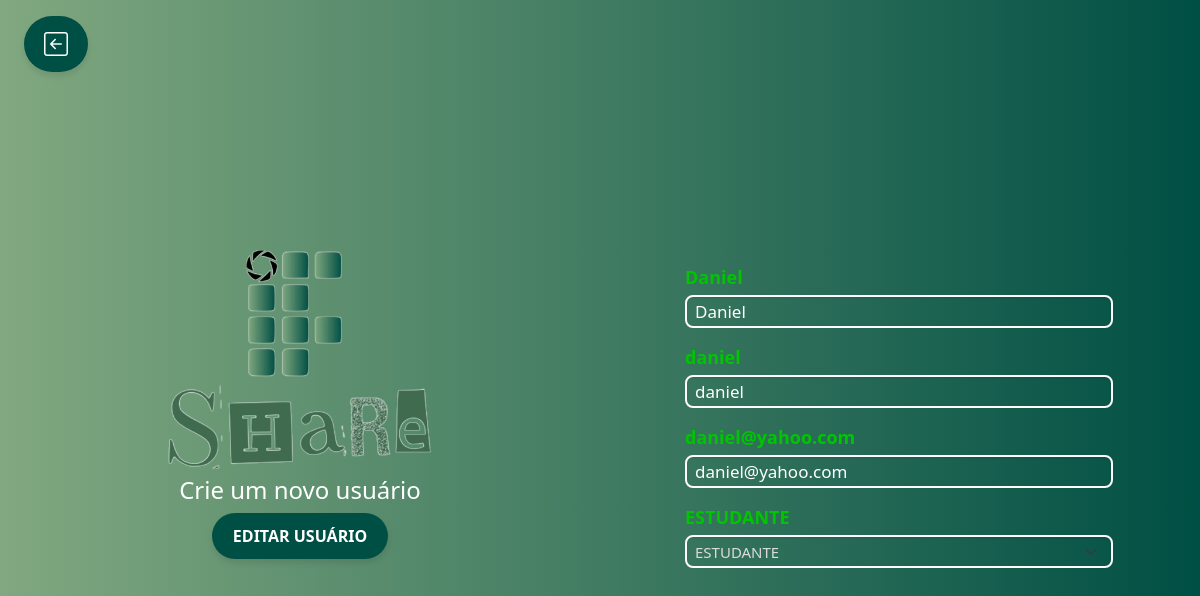
/app/controller/UsuarioController.php?action=edit&id=15 (signed in), run on the app's committed database.
### tables this page shows
CREATE TABLE `usuario` (
  `id` int(11) NOT NULL,
  `nomeCompleto` varchar(100) NOT NULL,
  `nomeUsuario` varchar(70) NOT NULL,
  `email` varchar(100) NOT NULL,
  `senha` varchar(100) NOT NULL,
  `fotoPerfil` varchar(255) DEFAULT NULL,
  `bio` varchar(250) DEFAULT NULL,
  `tipoUsuario` enum('ADM','USUARIO','ESTUDANTE') NOT NULL,
  `dataCriacao` datetime DEFAULT current_timestamp(),
  `compMatricula` varchar(75) DEFAULT NULL
);

### app/model/Usuario.php (called while the page is built, shortened)
<?php
class Usuario
{
        private ?int $id;
        private ?string $nomeSobrenome;
        private ?string $nomeUsuario;
        private ?string $email;
        private ?string $tipoUsuario;
        public function __construct() {
                $this->id = null;
                $this->nomeUsuario = null;
            }
        public function getId(): ?int
        {
                return $this->id;
        }
        public function setId(?int $id): self
        {
                $this->id = $id;
                return $this;
        }
        public function getNomeSobrenome(): ?string
        {
                return $this->nomeSobrenome;
        }
        public function setNomeSobrenome(?string $nomeSobrenome): self
        {
                $this->nomeSobrenome = $nomeSobrenome;
                return $this;
        }
        public function getNomeUsuario(): ?string
        {
                return $this->nomeUsuario;
        }
        public function setNomeUsuario(?string $nomeUsuario): self
        {
                $this->nomeUsuario = $nomeUsuario;
                return $this;
        }
        public function getEmail(): ?string
        {
                return $this->email;
        }
        public function setEmail(?string $email): self
        {
                $this->email = $email;
                return $this;
        }
        public function getTipoUsuario(): ?string
        {
                return $this->tipoUsuario;
        }
        public function setTipoUsuario(?string $tipoUsuario): self
        {
                $this->tipoUsuario = $tipoUsuario;
                return $this;
        }
}

### app/dao/UsuarioDAO.php (called while the page is built, shortened)
<?php
include_once(__DIR__ . "/../model/Usuario.php");
class UsuarioDAO
{
    public function findById(int $id)
    {
        $conn = Connection::getConnection();
        $sql = "SELECT * FROM usuario u WHERE u.id = ?";
        $stm = $conn->prepare($sql);
        $stm->execute([$id]);
        $result = $stm->fetchAll();
        $usuarios = $this->mapUsuarios($result);
        if (count($usuarios) == 1)
            return $usuarios[0];
        elseif (count($usuarios) == 0)
            return null;
        die("UsuarioDAO.findById()" .
            " - Erro: mais de um usuário encontrado.");
    }
    private function mapUsuarios($result)
    {
        $usuarios = array();
        foreach ($result as $reg) {
            $usuario = new Usuario();
            $usuario->setId($reg['id']);
            $usuario->setNomeSobrenome($reg['nomeCompleto']);
            $usuario->setNomeUsuario($reg['nomeUsuario']);
            $usuario->setEmail($reg['email']);
            $usuario->setSenha($reg['senha']);
            $usuario->setBio($reg['bio']);
            $usuario->setTipoUsuario($reg['tipoUsuario']);
            $usuario->setDataCriacao($reg['dataCriacao']);
            $usuario->setCompMatricula($reg['compMatricula']);
            array_push($usuarios, $usuario);
        }
        return $usuarios;
    }
}

### app/view/usuario/form.php (the view, shortened to what this page needs)
<?php
require_once(__DIR__ . "/../include/header.php");
if ($_SESSION[SESSAO_USUARIO_TIPO_USUARIO] == "ADM"): ?>
    <link rel="stylesheet" href="<?= BASEURL ?>/view/css/form.css">
    <div class="container-fluid form-container h-100">
        <a class="voltar"
            href="<?= HOME_PAGE ?>">
            <i class="fs-4 bi bi-arrow-left-square"
                data-bs-toggle="tooltip" data-bs-title="Default tooltip data-bs-title=" Voltar">
            </i>
        </a>
        <div class="row h-100 d-flex justify-content-center align-items-center">
            <div class="col-md-6 p-0 d-flex flex-column justify-content-center align-items-center info-container">
                <img src="/PFC/app/assets/IFSHARE.png" alt="">
                <h2 class="h4">
                    <?php
                    if (isset($msgErro["banco"])) {
                        echo "<p class='mb-0 fw-bold label-invalid'>" . $msgErro["banco"] . "</p>";
                    } else {
                        echo "Crie um novo usuário";
                    }
                    ?>
                </h2>
                <button type="submit" form="formUsuario" class="btn btn-custom">
                    <?php
                    if ($dados["usuario"]->getId() == 0) {
                        echo "CRIAR USUÁRIO";
                    } else {
                        echo "EDITAR USUÁRIO";
                    }
                    ?>
                </button>
            </div>
            <div class="col-md-6 p-0 d-flex justify-content-center align-items-center">
                <div class="row w-75 mt-5">
                    <form method="POST" id="formUsuario"
                        action="<?= BASEURL ?>/controller/UsuarioController.php?action=save">
                        <div class="form-group mb-3">
                            <label for="txtNomeSobrenome" class="form-label">
                                <?php
                                if (isset($msgErro['nomeSobrenome'])) {
                                    echo "<p class='mb-0 fw-bold label-invalid'>" . $msgErro['nomeSobrenome'] . "</p>";
                                } elseif ((isset($dados["usuario"]) ? $dados["usuario"]->getNomeSobrenome() : '')) {
                                    echo "<p class='mb-0 fw-bold form-label label-valid'>" . (isset($dados["usuario"]) ? $dados["usuario"]->getNomeSobrenome() : '') . "</p>";
                                } else {
                                    echo "<p class='mb-0 form-label'>Nome e sobrenome</p>";
                                }
                                ?>
                            </label>
                            <input
                                placeholder="Insira seu nome e sobrenome." onfocus="this.placeholder=''" ; onblur="this.placeholder='Insira seu nome e sobrenome.'" ;
                                type="text"
                                class="form-control"
                                id="txtNomeSobrenome"
                                name="nomeSobrenome"
                                value="<?php echo (isset($dados["usuario"]) ? $dados["usuario"]->getNomeSobrenome() : ''); ?>" />
                        </div>
                        <div class="form-group mb-3">
                            <label for="txtNomeUsuario" class="form-label">
                                <?php
                                if (isset($msgErro['nomeUsuario'])) {
                                    echo "<p class='mb-0 fw-bold label-invalid'>" . $msgErro['nomeUsuario'] . "</p>";
                                } elseif ((isset($dados["usuario"]) ? $dados["usuario"]->getNomeUsuario() : '')) {
                                    echo "<p class='mb-0 fw-bold form-label label-valid'>" . (isset($dados["usuario"]) ? $dados["usuario"]->getNomeUsuario() : '') . "</p>";
                                } else {
                                    echo "<p class='mb-0 form-label'>Nome de usuário</p>";
                                }
                                ?>
                            </label>
                            <input
                                placeholder="Insira seu nome de usuário." onfocus="this.placeholder=''" ; onblur="this.placeholder='Insira seu nome de usuário.'" ;
                                type="text"
                                class="form-control"
                                id="txtNomeUsuario"
                                name="nomeUsuario"
                                value="<?php echo (isset($dados["usuario"]) ? $dados["usuario"]->getNomeUsuario() : ''); ?>" />
                        </div>
                        <div class="form-group mb-3">
                            <label for="txtEmail" class="form-label">
                                <?php
                                if (isset($msgErro['email'])) {
                                    echo "<p class='mb-0 fw-bold label-invalid'>" . $msgErro['email'] . "</p>";
                                } elseif ((isset($dados["usuario"]) ? $dados["usuario"]->getEmail() : '')) {
                                    echo "<p class='mb-0 fw-bold form-label label-valid'>" . (isset($dados["usuario"]) ? $dados["usuario"]->getEmail() : '') . "</p>";
                                } else {
                                    echo "<p class='mb-0 form-label'>E-mail</p>";
                                }
                                ?>
                            </label>
                            <input
                                placeholder="Insira seu e-mail." onfocus="this.placeholder=''" ; onblur="this.placeholder='Insira seu e-mail.'" ;
                                type="email"
                                class="form-control"
                                id="txtEmail"
                                name="email"
                                value="<?php echo (isset($dados["usuario"]) ? $dados["usuario"]->getEmail() : ''); ?>" />
                        </div>
                        <div class="mb-3">
                            <label for="selTipoUsuario" class="form-label">
                                <?php
                                if (isset($msgErro['tipoUsuario'])) {
                                    echo "<p class='mb-0 fw-bold label-invalid'>" . $msgErro['tipoUsuario'] . "</p>";
                                } elseif ((isset($dados["usuario"]) ? $dados["usuario"]->getTipoUsuario() : '')) {
                                    echo "<p class='mb-0 fw-bold form-label label-valid'>" . (isset($dados["usuario"]) ? $dados["usuario"]->getTipoUsuario() : '') . "</p>";
                                } else {
                                    echo "<p class='mb-0 form-label'>Tipo de usuário</p>";
                                }
                                ?>
                            </label>
                            <select class="form-select" name="tipoUsuario" id="selTipoUsuario">
                                <?php foreach ($dados["tipoUsuario"] as $tipoUsuario) : ?>
                                    <option value="<?= $tipoUsuario ?>" <?php
                                                                        if (isset($dados["usuario"]) && $dados["usuario"]->getTipoUsuario() == $tipoUsuario)
                                                                            echo "selected";
                                                                        ?>>
                                        <?= $tipoUsuario ?>
                                    </option>
                                <?php endforeach; ?>
                            </select>
                        </div>
                    </form>
                </div>
            </div>
        </div>
    </div>
<?php
else:
    echo "Você não tem acesso a esta página.<br>";
?>
<?php endif; ?>
<?php
require_once(__DIR__ . "/../include/footer.php");
?>

### app/view/css/form.css (style rules this page uses)
body { height: 100vh; margin: 0; padding: 0; background: linear-gradient(90deg, #81a880, #004f44); }
p { color: white; }
.h4 { color: white; }
.form-container { height: 100%; }
.btn-custom { background: #004f44; color: #fff; border-radius: 30px; padding: 10px 20px; font-size: 16px; font-weight: bold; box-shadow: 0 4px 6px rgba(0, 0, 0, 0.1); transition: background-color 0.3s, transform 0.3s; }
.voltar { position: absolute; top: 2%; left: 2%; background-color: #004f44; color: white; border-radius: 30px; padding: 10px 20px; font-size: 16px; font-weight: bold; box-shadow: 0 4px 6px rgba(0, 0, 0, 0.1); transition: all 0.3s; }
#formUsuario { padding-left: 10px; }
.form-control { border-radius: 8px; border: none; border: 2px solid white; padding: 8px; font-size: 17px; line-height: 1.0; box-shadow: inset 0 1px 2px rgba(0, 0, 0, 0.1); height: 33px; background-color: transparent; color: white; cursor: default; }
.form-control::placeholder { font-weight: bold; color: #b5b5b5; font-size: 16px; }
.form-select { border-radius: 8px; border: 2px solid white; padding: 8px; font-size: 15px; line-height: 1.0; box-shadow: inset 0 1px 2px rgba(0, 0, 0, 0.1); transition: border-color 0.3s, box-shadow 0.3s; height: 33px; background-color: transparent; color: rgb(220, 219, 219); cursor: default; transition: border-color 0.3s, box-shadow 0.3s; }
.form-select option { font-size: 14px; background-color: #004f44; color: rgb(220, 219, 219); }
.form-label { font-size: 18px; color: white; margin-bottom: 4px; }
.label-valid { color: rgb(0, 197, 0); }
img { width: 45%; }

### data on the page
usuario: nomeCompleto "Daniel", nomeSobrenome "Daniel", nomeUsuario "daniel", email "daniel@yahoo.com", tipoUsuario "ESTUDANTE"
